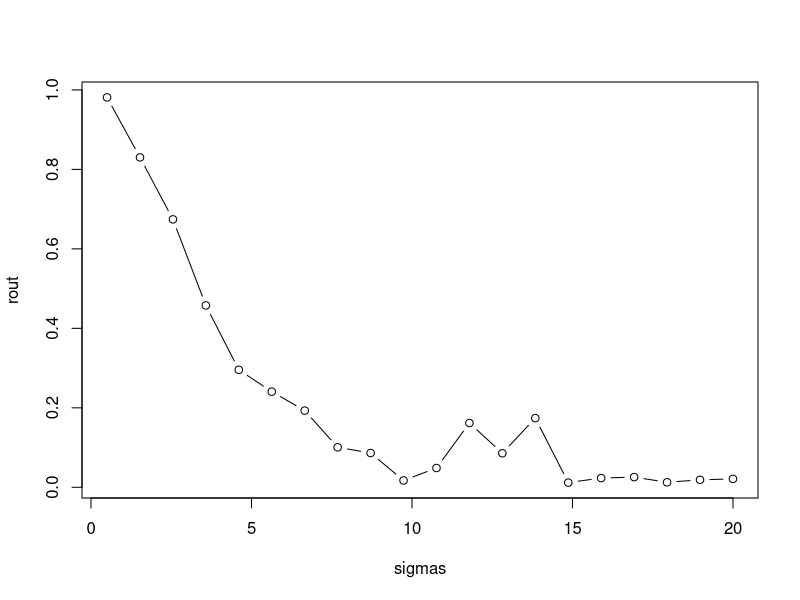
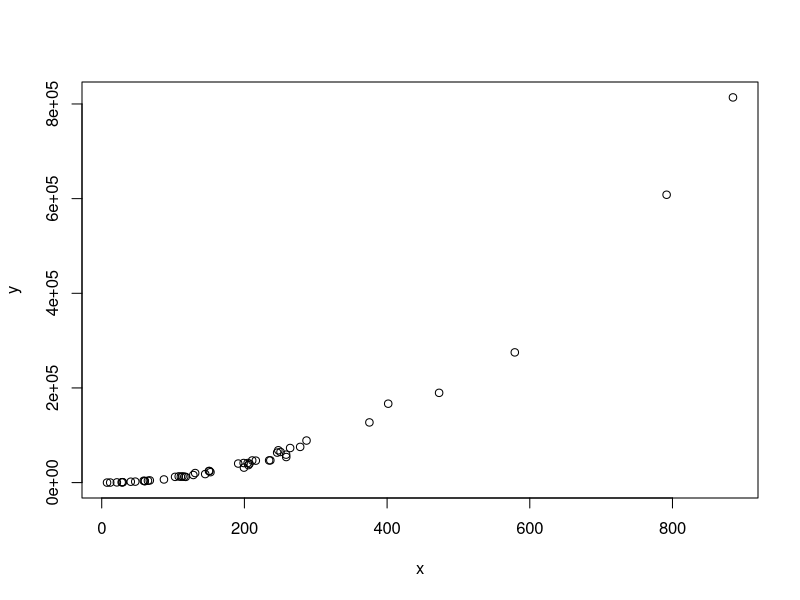
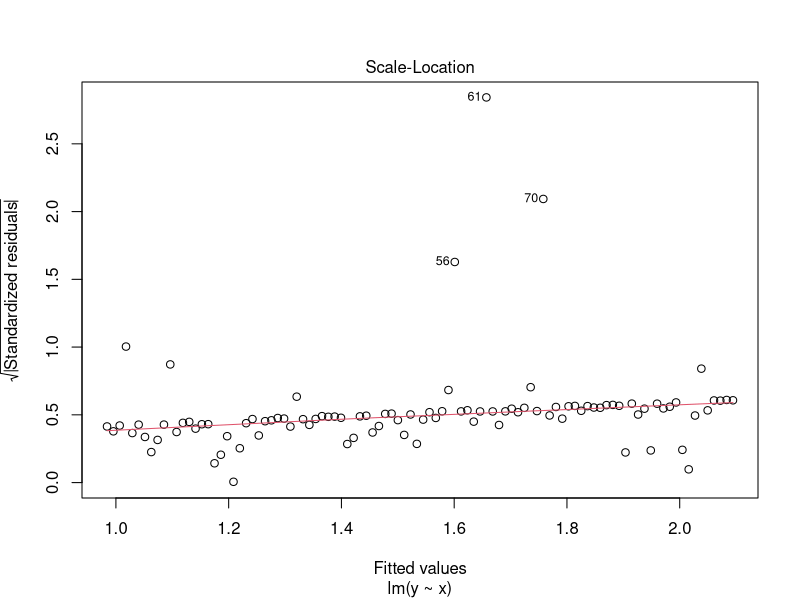
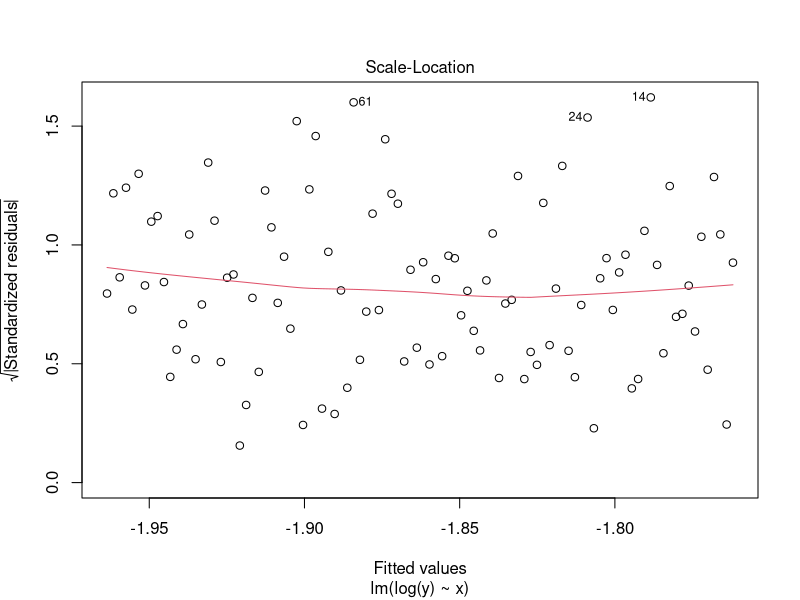

The R source for these figures, in order:
## ---- chunk 1

# independent variable
x <- 1:20 
# for reproducibility
set.seed(1) 
# dependent variable; function of x with random error
y <- 2 + 0.5*x + rnorm(20,0,3) 
# simple linear regression
mod <- lm(y~x)
# request just the r-squared value
summary(mod)$r.squared          


## ---- chunk 2
# extract fitted (or predicted) values from model
f <- mod$fitted.values
# sum of squared fitted-value deviations
mss <- sum((f - mean(f))^2)
# sum of squared original-value deviations
tss <- sum((y - mean(y))^2)
# r-squared
mss/tss                      

## ---- chunk 3



r2.0 <- function(sig){
  # our predictor
  x <- seq(1,10,length.out = 100)   
  # our response; a function of x plus some random noise
  y <- 2 + 1.2*x + rnorm(100,0,sd = sig) 
  # print the R-squared value
  summary(lm(y ~ x))$r.squared          
}

sigmas <- seq(0.5,20,length.out = 20)
 # apply our function to a series of sigma values
rout <- sapply(sigmas, r2.0)            
plot(rout ~ sigmas, type="b")
## ---- chunk 4

set.seed(1)
# our predictor is data from an exponential distribution
x <- rexp(50,rate=0.005)
# non-linear data generation
y <- (x-1)^2 * runif(50, min=0.8, max=1.2) 
# clearly non-linear
plot(x,y)				     
## ---- chunk 5
summary(lm(y ~ x))$r.squared
## ---- chunk 6
x <- seq(1,10,length.out = 100)
set.seed(1)
y <- 2 + 1.2*x + rnorm(100,0,sd = 0.9)
mod1 <- lm(y ~ x)
summary(mod1)$r.squared
# Mean squared error
sum((fitted(mod1) - y)^2)/100
## ---- chunk 7
 # new range of x
x <- seq(1,2,length.out = 100)      
set.seed(1)
y <- 2 + 1.2*x + rnorm(100,0,sd = 0.9)
mod1 <- lm(y ~ x)
summary(mod1)$r.squared
# Mean squared error
sum((fitted(mod1) - y)^2)/100        

## ---- chunk 8

x <- seq(1,2,length.out = 100)
set.seed(1)
y <- exp(-2 - 0.09*x + rnorm(100,0,sd = 2.5))
summary(lm(y ~ x))$r.squared

plot(lm(y ~ x), which=3)
## ---- chunk 9
plot(lm(log(y)~x),which = 3) 
## ---- chunk 10

summary(lm(log(y)~x))$r.squared 
## ---- chunk 11

x <- seq(1,10,length.out = 100)
y <- 2 + 1.2*x + rnorm(100,0,sd = 2)
summary(lm(y ~ x))$r.squared

summary(lm(x ~ y))$r.squared

## ---- chunk 12

all.equal(cor(x,y)^2, summary(lm(x ~ y))$r.squared, summary(lm(y ~ x))$r.squared)
